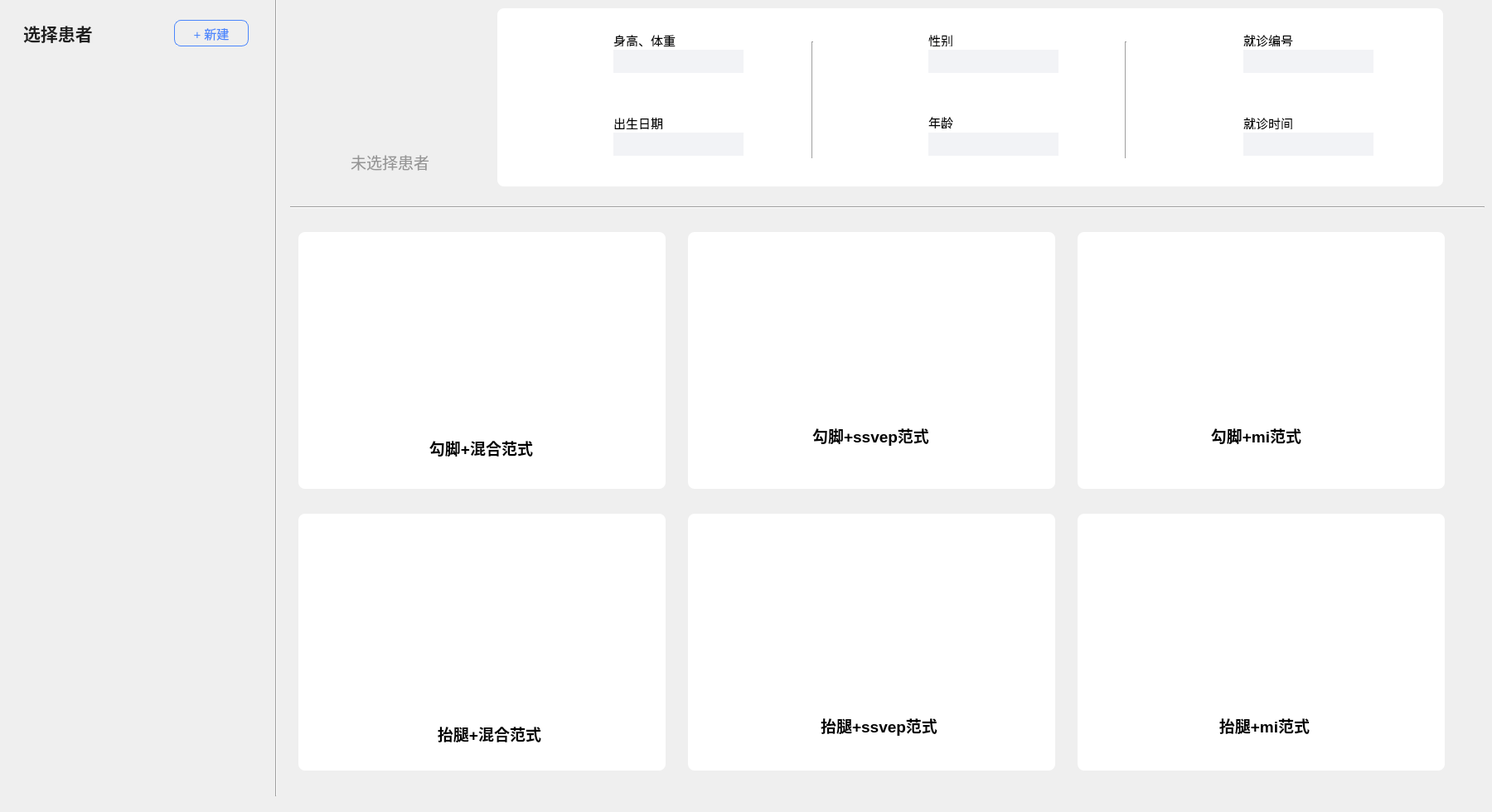
     <widget class="QWidget" name="tab_treat">
      <attribute name="title">
       <string>Tab 1</string>
      </attribute>
      <widget class="QPushButton" name="pushButton_tab1select">
       <property name="geometry">
        <rect>
         <x>20</x>
         <y>20</y>
         <width>161</width>
         <height>40</height>
        </rect>
       </property>
       <property name="font">
        <font>
         <pointsize>16</pointsize>
         <bold>true</bold>
        </font>
       </property>
       <property name="styleSheet">
        <string notr="true">QPushButton#pushButton_tab1select {
    background: transparent;
    border: none;
    color: #1F1F1F;
    text-align: left;
    padding-left: 8px;
}</string>
       </property>
       <property name="text">
        <string>选择患者</string>
       </property>
      </widget>
      <widget class="QPushButton" name="pushButton_tab1new">
       <property name="geometry">
        <rect>
         <x>210</x>
         <y>24</y>
         <width>90</width>
         <height>32</height>
        </rect>
       </property>
       <property name="font">
        <font>
         <pointsize>11</pointsize>
         <bold>false</bold>
        </font>
       </property>
       <property name="styleSheet">
        <string notr="true">QPushButton#pushButton_tab1new {
    background-color: transparent;
    border: 1px solid #4B86FC;
    border-radius: 8px;
    color: #4B86FC;
    padding: 4px 10px;
}
QPushButton#pushButton_tab1new:hover {
    background-color: rgba(75, 134, 252, 0.12);
    border: 1px solid #6B9BFD;
    color: #3A6FE0;
}
QPushButton#pushButton_tab1new:pressed {
    background-color: rgba(75, 134, 252, 0.24);
    border: 1px solid #3A6FE0;
    color: #2A5FD0;
    padding-top: 5px;
    padding-bottom: 3px;
}</string>
       </property>
       <property name="text">
        <string>+ 新建</string>
       </property>
      </widget>
      <widget class="QLabel" name="label_10">
       <property name="geometry">
        <rect>
         <x>360</x>
         <y>10</y>
         <width>215</width>
         <height>215</height>
        </rect>
       </property>
       <property name="minimumSize">
        <size>
         <width>215</width>
         <height>215</height>
        </size>
       </property>
       <property name="maximumSize">
        <size>
         <width>215</width>
         <height>215</height>
        </size>
       </property>
       <property name="styleSheet">
        <string notr="true">border-image: url(:/treat/pic/treat_patient.png);</string>
       </property>
       <property name="text">
        <string/>
       </property>
      </widget>
      <widget class="QLabel" name="label_patient">
       <property name="geometry">
        <rect>
         <x>420</x>
         <y>180</y>
         <width>101</width>
         <height>31</height>
        </rect>
       </property>
       <property name="font">
        <font>
         <pointsize>14</pointsize>
        </font>
       </property>
       <property name="styleSheet">
        <string notr="true">color: #959595;</string>
       </property>
       <property name="text">
        <string>未选择患者</string>
       </property>
       <property name="alignment">
        <set>Qt::AlignCenter</set>
       </property>
      </widget>
      <widget class="QLabel" name="label_8">
       <property name="geometry">
        <rect>
         <x>600</x>
         <y>10</y>
         <width>1141</width>
         <height>215</height>
        </rect>
       </property>
       <property name="minimumSize">
        <size>
         <width>1141</width>
         <height>215</height>
        </size>
       </property>
       <property name="maximumSize">
        <size>
         <width>1141</width>
         <height>215</height>
        </size>
       </property>
       <property name="styleSheet">
        <string notr="true">background-color: rgb(255, 255, 255);
border-radius: 8px</string>
       </property>
       <property name="text">
        <string/>
       </property>
      </widget>
      <widget class="QWidget" name="widget_patient_select" native="true">
       <property name="geometry">
        <rect>
         <x>10</x>
         <y>70</y>
         <width>301</width>
         <height>861</height>
        </rect>
       </property>
       <property name="styleSheet">
        <string notr="true">QWidget#widget_patient_select {
    background: transparent;
}</string>
       </property>
      </widget>
      <widget class="Line" name="line_3">
       <property name="geometry">
        <rect>
         <x>350</x>
         <y>240</y>
         <width>1441</width>
         <height>20</height>
        </rect>
       </property>
       <property name="orientation">
        <enum>Qt::Horizontal</enum>
       </property>
      </widget>
      <widget class="Line" name="line_4">
       <property name="geometry">
        <rect>
         <x>323</x>
         <y>-10</y>
         <width>20</width>
         <height>971</height>
        </rect>
       </property>
       <property name="orientation">
        <enum>Qt::Vertical</enum>
       </property>
      </widget>
      <widget class="QLabel" name="label_16">
       <property name="geometry">
        <rect>
         <x>670</x>
         <y>40</y>
         <width>48</width>
         <height>48</height>
        </rect>
       </property>
       <property name="minimumSize">
        <size>
         <width>48</width>
         <height>48</height>
        </size>
       </property>
       <property name="styleSheet">
        <string notr="true">border-image: url(:/patient/pic/patient_icon_high_weight.png);</string>
       </property>
       <property name="text">
        <string/>
       </property>
      </widget>
      <widget class="QLabel" name="label_32">
       <property name="geometry">
        <rect>
         <x>1050</x>
         <y>40</y>
         <width>48</width>
         <height>48</height>
        </rect>
       </property>
       <property name="minimumSize">
        <size>
         <width>48</width>
         <height>48</height>
        </size>
       </property>
       <property name="maximumSize">
        <size>
         <width>48</width>
         <height>48</height>
        </size>
       </property>
       <property name="styleSheet">
        <string notr="true">border-image: url(:/patient/pic/patient_icon_sex.png);</string>
       </property>
       <property name="text">
        <string/>
       </property>
      </widget>
      <widget class="QLabel" name="label_45">
       <property name="geometry">
        <rect>
         <x>670</x>
         <y>140</y>
         <width>48</width>
         <height>48</height>
        </rect>
       </property>
       <property name="minimumSize">
        <size>
         <width>48</width>
         <height>48</height>
        </size>
       </property>
       <property name="maximumSize">
        <size>
         <width>48</width>
         <height>48</height>
        </size>
       </property>
       <property name="styleSheet">
        <string notr="true">border-image: url(:/patient/pic/patient_icon_birthday.png);</string>
       </property>
       <property name="text">
        <string/>
       </property>
      </widget>
      <widget class="QLabel" name="label_46">
       <property name="geometry">
        <rect>
         <x>1050</x>
         <y>140</y>
         <width>48</width>
         <height>48</height>
        </rect>
       </property>
       <property name="minimumSize">
        <size>
         <width>48</width>
         <height>48</height>
        </size>
       </property>
       <property name="maximumSize">
        <size>
         <width>48</width>
         <height>48</height>
        </size>
       </property>
       <property name="styleSheet">
        <string notr="true">border-image: url(:/patient/pic/patient_icon_age.png);</string>
       </property>
       <property name="text">
        <string/>
       </property>
      </widget>
      <widget class="QLabel" name="label_52">
       <property name="geometry">
        <rect>
         <x>1430</x>
         <y>140</y>
         <width>48</width>
         <height>48</height>
        </rect>
       </property>
       <property name="minimumSize">
        <size>
         <width>48</width>
         <height>48</height>
        </size>
       </property>
       <property name="maximumSize">
        <size>
         <width>48</width>
         <height>48</height>
        </size>
       </property>
       <property name="styleSheet">
        <string notr="true">border-image: url(:/patient/pic/patient_icon_treat_time.png);</string>
       </property>
       <property name="text">
        <string/>
       </property>
      </widget>
      <widget class="QLabel" name="label_53">
       <property name="geometry">
        <rect>
         <x>1430</x>
         <y>40</y>
         <width>48</width>
         <height>48</height>
        </rect>
       </property>
       <property name="minimumSize">
        <size>
         <width>48</width>
         <height>48</height>
        </size>
       </property>
       <property name="maximumSize">
        <size>
         <width>48</width>
         <height>48</height>
        </size>
       </property>
       <property name="styleSheet">
        <string notr="true">
border-image: url(:/patient/pic/patient_icon_number.png);</string>
       </property>
       <property name="text">
        <string/>
       </property>
      </widget>
      <widget class="QLabel" name="label_54">
       <property name="geometry">
        <rect>
         <x>740</x>
         <y>40</y>
         <width>81</width>
         <height>16</height>
        </rect>
       </property>
       <property name="font">
        <font>
         <pointsize>11</pointsize>
        </font>
       </property>
       <property name="text">
        <string>身高、体重</string>
       </property>
      </widget>
      <widget class="QLabel" name="label_55">
       <property name="geometry">
        <rect>
         <x>1120</x>
         <y>40</y>
         <width>31</width>
         <height>16</height>
        </rect>
       </property>
       <property name="font">
        <font>
         <pointsize>11</pointsize>
        </font>
       </property>
       <property name="text">
        <string>性别</string>
       </property>
      </widget>
      <widget class="QLabel" name="label_56">
       <property name="geometry">
        <rect>
         <x>1500</x>
         <y>40</y>
         <width>61</width>
         <height>16</height>
        </rect>
       </property>
       <property name="font">
        <font>
         <pointsize>11</pointsize>
        </font>
       </property>
       <property name="text">
        <string>就诊编号</string>
       </property>
      </widget>
      <widget class="QLabel" name="label_57">
       <property name="geometry">
        <rect>
         <x>740</x>
         <y>140</y>
         <width>61</width>
         <height>16</height>
        </rect>
       </property>
       <property name="font">
        <font>
         <pointsize>11</pointsize>
        </font>
       </property>
       <property name="text">
        <string>出生日期</string>
       </property>
      </widget>
      <widget class="QLabel" name="label_58">
       <property name="geometry">
        <rect>
         <x>1120</x>
         <y>140</y>
         <width>53</width>
         <height>15</height>
        </rect>
       </property>
       <property name="font">
        <font>
         <pointsize>11</pointsize>
        </font>
       </property>
       <property name="text">
        <string>年龄</string>
       </property>
      </widget>
      <widget class="QLabel" name="label_59">
       <property name="geometry">
        <rect>
         <x>1500</x>
         <y>140</y>
         <width>61</width>
         <height>16</height>
        </rect>
       </property>
       <property name="font">
        <font>
         <pointsize>11</pointsize>
        </font>
       </property>
       <property name="text">
        <string>就诊时间</string>
       </property>
      </widget>
      <widget class="Line" name="line_5">
       <property name="geometry">
        <rect>
         <x>970</x>
         <y>50</y>
         <width>20</width>
         <height>141</height>
        </rect>
       </property>
       <property name="orientation">
        <enum>Qt::Vertical</enum>
       </property>
      </widget>
      <widget class="Line" name="line_6">
       <property name="geometry">
        <rect>
         <x>1350</x>
         <y>50</y>
         <width>16</width>
         <height>141</height>
        </rect>
       </property>
       <property name="orientation">
        <enum>Qt::Vertical</enum>
       </property>
      </widget>
      <widget class="QLabel" name="label_height_weight">
       <property name="geometry">
        <rect>
         <x>740</x>
         <y>60</y>
         <width>157</width>
         <height>28</height>
        </rect>
       </property>
       <property name="minimumSize">
        <size>
         <width>157</width>
         <height>28</height>
        </size>
       </property>
       <property name="maximumSize">
        <size>
         <width>157</width>
         <height>28</height>
        </size>
       </property>
       <property name="styleSheet">
        <string notr="true">background-color: #F2F3F6;</string>
       </property>
       <property name="text">
        <string/>
       </property>
      </widget>
      <widget class="QLabel" name="label_sex">
       <property name="geometry">
        <rect>
         <x>1120</x>
         <y>60</y>
         <width>157</width>
         <height>28</height>
        </rect>
       </property>
       <property name="minimumSize">
        <size>
         <width>157</width>
         <height>28</height>
        </size>
       </property>
       <property name="maximumSize">
        <size>
         <width>157</width>
         <height>28</height>
        </size>
       </property>
       <property name="styleSheet">
        <string notr="true">background-color: #F2F3F6;</string>
       </property>
       <property name="text">
        <string/>
       </property>
      </widget>
      <widget class="QLabel" name="label_patient_id">
       <property name="geometry">
        <rect>
         <x>1500</x>
         <y>60</y>
         <width>157</width>
         <height>28</height>
        </rect>
       </property>
       <property name="minimumSize">
        <size>
         <width>157</width>
         <height>28</height>
        </size>
       </property>
       <property name="maximumSize">
        <size>
         <width>157</width>
         <height>28</height>
        </size>
       </property>
       <property name="styleSheet">
        <string notr="true">background-color: #F2F3F6;</string>
       </property>
       <property name="text">
        <string/>
       </property>
      </widget>
      <widget class="QLabel" name="label_birthday">
       <property name="geometry">
        <rect>
         <x>740</x>
         <y>160</y>
         <width>157</width>
         <height>28</height>
        </rect>
       </property>
       <property name="minimumSize">
        <size>
         <width>157</width>
         <height>28</height>
        </size>
       </property>
       <property name="maximumSize">
        <size>
         <width>157</width>
         <height>28</height>
        </size>
       </property>
       <property name="styleSheet">
        <string notr="true">background-color: #F2F3F6;</string>
       </property>
       <property name="text">
        <string/>
       </property>
      </widget>
      <widget class="QLabel" name="label_age">
       <property name="geometry">
        <rect>
         <x>1120</x>
         <y>160</y>
         <width>157</width>
         <height>28</height>
        </rect>
       </property>
       <property name="minimumSize">
        <size>
         <width>157</width>
         <height>28</height>
        </size>
       </property>
       <property name="maximumSize">
        <size>
         <width>157</width>
         <height>28</height>
        </size>
       </property>
       <property name="styleSheet">
        <string notr="true">background-color: #F2F3F6;</string>
       </property>
       <property name="text">
        <string/>
       </property>
      </widget>
      <widget class="QLabel" name="label_visit_time">
       <property name="geometry">
        <rect>
         <x>1500</x>
         <y>160</y>
         <width>157</width>
         <height>28</height>
        </rect>
       </property>
       <property name="minimumSize">
        <size>
         <width>157</width>
         <height>28</height>
        </size>
       </property>
       <property name="maximumSize">
        <size>
         <width>157</width>
         <height>28</height>
        </size>
       </property>
       <property name="styleSheet">
        <string notr="true">background-color: #F2F3F6;</string>
       </property>
       <property name="text">
        <string/>
       </property>
      </widget>
      <widget class="QPushButton" name="pushButton_gou_ssvep">
       <property name="geometry">
        <rect>
         <x>830</x>
         <y>280</y>
         <width>443</width>
         <height>310</height>
        </rect>
       </property>
       <property name="minimumSize">
        <size>
         <width>443</width>
         <height>310</height>
        </size>
       </property>
       <property name="maximumSize">
        <size>
         <width>443</width>
         <height>310</height>
        </size>
       </property>
       <property name="font">
        <font>
         <pointsize>14</pointsize>
         <bold>true</bold>
        </font>
       </property>
       <property name="styleSheet">
        <string notr="true">QPushButton#pushButton_gou_ssvep { background-color: #ffffff; border-radius: 8px; border: none; }</string>
       </property>
       <property name="text">
        <string/>
       </property>
      </widget>
      <widget class="QPushButton" name="pushButton_gou_ssmvep">
       <property name="geometry">
        <rect>
         <x>360</x>
         <y>280</y>
         <width>443</width>
         <height>310</height>
        </rect>
       </property>
       <property name="minimumSize">
        <size>
         <width>443</width>
         <height>310</height>
        </size>
       </property>
       <property name="maximumSize">
        <size>
         <width>443</width>
         <height>310</height>
        </size>
       </property>
       <property name="font">
        <font>
         <pointsize>14</pointsize>
         <bold>true</bold>
        </font>
       </property>
       <property name="styleSheet">
        <string notr="true">QPushButton#pushButton_gou_ssmvep { background-color: #ffffff; border-radius: 8px; border: none; }</string>
       </property>
       <property name="text">
        <string/>
       </property>
      </widget>
      <widget class="QPushButton" name="pushButton_gou_mi">
       <property name="geometry">
        <rect>
         <x>1300</x>
         <y>280</y>
         <width>443</width>
         <height>310</height>
        </rect>
       </property>
       <property name="minimumSize">
        <size>
         <width>443</width>
         <height>310</height>
        </size>
       </property>
       <property name="maximumSize">
        <size>
         <width>443</width>
         <height>310</height>
        </size>
       </property>
       <property name="font">
        <font>
         <pointsize>14</pointsize>
         <bold>true</bold>
        </font>
       </property>
       <property name="styleSheet">
        <string notr="true">QPushButton#pushButton_gou_mi { background-color: #ffffff; border-radius: 8px; border: none; }</string>
       </property>
       <property name="text">
        <string/>
       </property>
      </widget>
      <widget class="QPushButton" name="pushButton_tai_ssvep">
       <property name="geometry">
        <rect>
         <x>830</x>
         <y>620</y>
         <width>443</width>
         <height>310</height>
        </rect>
       </property>
       <property name="minimumSize">
        <size>
         <width>443</width>
         <height>310</height>
        </size>
       </property>
       <property name="maximumSize">
        <size>
         <width>443</width>
         <height>310</height>
        </size>
       </property>
       <property name="font">
        <font>
         <pointsize>14</pointsize>
         <bold>true</bold>
        </font>
       </property>
       <property name="styleSheet">
        <string notr="true">QPushButton#pushButton_tai_ssvep { background-color: #ffffff; border-radius: 8px; border: none; }</string>
       </property>
       <property name="text">
        <string/>
       </property>
      </widget>
      <widget class="QPushButton" name="pushButton_tai_ssmvep">
       <property name="geometry">
        <rect>
         <x>360</x>
         <y>620</y>
         <width>443</width>
         <height>310</height>
        </rect>
       </property>
       <property name="minimumSize">
        <size>
         <width>443</width>
         <height>310</height>
        </size>
       </property>
       <property name="maximumSize">
        <size>
         <width>443</width>
         <height>310</height>
        </size>
       </property>
       <property name="font">
        <font>
         <pointsize>14</pointsize>
         <bold>true</bold>
        </font>
       </property>
       <property name="styleSheet">
        <string notr="true">QPushButton#pushButton_tai_ssmvep { background-color: #ffffff; border-radius: 8px; border: none; }</string>
       </property>
       <property name="text">
        <string/>
       </property>
      </widget>
      <widget class="QPushButton" name="pushButton_tai_mi">
       <property name="geometry">
        <rect>
         <x>1300</x>
         <y>620</y>
         <width>443</width>
         <height>310</height>
        </rect>
       </property>
       <property name="minimumSize">
        <size>
         <width>443</width>
         <height>310</height>
        </size>
       </property>
       <property name="maximumSize">
        <size>
         <width>443</width>
         <height>310</height>
        </size>
       </property>
       <property name="font">
        <font>
         <pointsize>14</pointsize>
         <bold>true</bold>
        </font>
       </property>
       <property name="styleSheet">
        <string notr="true">QPushButton#pushButton_tai_mi { background-color: #ffffff; border-radius: 8px; border: none; }</string>
       </property>
       <property name="text">
        <string/>
       </property>
      </widget>
      <widget class="QLabel" name="label_23">
       <property name="geometry">
        <rect>
         <x>970</x>
         <y>510</y>
         <width>161</width>
         <height>31</height>
        </rect>
       </property>
       <property name="font">
        <font>
         <pointsize>14</pointsize>
         <bold>true</bold>
        </font>
       </property>
       <property name="styleSheet">
        <string notr="true">color: rgb(0, 0, 0);</string>
       </property>
       <property name="text">
        <string>勾脚+ssvep范式</string>
       </property>
       <property name="alignment">
        <set>Qt::AlignCenter</set>
       </property>
      </widget>
      <widget class="QLabel" name="label_24">
       <property name="geometry">
        <rect>
         <x>510</x>
         <y>530</y>
         <width>141</width>
         <height>21</height>
        </rect>
       </property>
       <property name="font">
        <font>
         <pointsize>14</pointsize>
         <bold>true</bold>
        </font>
       </property>
       <property name="styleSheet">
        <string notr="true">color: rgb(0, 0, 0);</string>
       </property>
       <property name="text">
        <string>勾脚+混合范式</string>
       </property>
       <property name="alignment">
        <set>Qt::AlignCenter</set>
       </property>
      </widget>
      <widget class="QLabel" name="label_25">
       <property name="geometry">
        <rect>
         <x>1450</x>
         <y>510</y>
         <width>131</width>
         <height>31</height>
        </rect>
       </property>
       <property name="font">
        <font>
         <pointsize>14</pointsize>
         <bold>true</bold>
        </font>
       </property>
       <property name="styleSheet">
        <string notr="true">color: rgb(0, 0, 0);</string>
       </property>
       <property name="text">
        <string>勾脚+mi范式</string>
       </property>
       <property name="alignment">
        <set>Qt::AlignCenter</set>
       </property>
      </widget>
      <widget class="QLabel" name="label_27">
       <property name="geometry">
        <rect>
         <x>980</x>
         <y>860</y>
         <width>161</width>
         <height>31</height>
        </rect>
       </property>
       <property name="font">
        <font>
         <pointsize>14</pointsize>
         <bold>true</bold>
        </font>
       </property>
       <property name="styleSheet">
        <string notr="true">color: rgb(0, 0, 0);</string>
       </property>
       <property name="text">
        <string>抬腿+ssvep范式</string>
       </property>
       <property name="alignment">
        <set>Qt::AlignCenter</set>
       </property>
      </widget>
      <widget class="QLabel" name="label_28">
       <property name="geometry">
        <rect>
         <x>520</x>
         <y>870</y>
         <width>141</width>
         <height>31</height>
        </rect>
       </property>
       <property name="font">
        <font>
         <pointsize>14</pointsize>
         <bold>true</bold>
        </font>
       </property>
       <property name="styleSheet">
        <string notr="true">color: rgb(0, 0, 0);</string>
       </property>
       <property name="text">
        <string>抬腿+混合范式</string>
       </property>
       <property name="alignment">
        <set>Qt::AlignCenter</set>
       </property>
      </widget>
      <widget class="QLabel" name="label_29">
       <property name="geometry">
        <rect>
         <x>1460</x>
         <y>860</y>
         <width>131</width>
         <height>31</height>
        </rect>
       </property>
       <property name="font">
        <font>
         <pointsize>14</pointsize>
         <bold>true</bold>
        </font>
       </property>
       <property name="styleSheet">
        <string notr="true">color: rgb(0, 0, 0);</string>
       </property>
       <property name="text">
        <string>抬腿+mi范式</string>
       </property>
       <property name="alignment">
        <set>Qt::AlignCenter</set>
       </property>
      </widget>
      <widget class="QLabel" name="label_icon_ssvep_gou">
       <property name="geometry">
        <rect>
         <x>970</x>
         <y>340</y>
         <width>146</width>
         <height>135</height>
        </rect>
       </property>
       <property name="minimumSize">
        <size>
         <width>146</width>
         <height>135</height>
        </size>
       </property>
       <property name="maximumSize">
        <size>
         <width>146</width>
         <height>135</height>
        </size>
       </property>
       <property name="styleSheet">
        <string notr="true">border-image: url(:/main/pic/icon_ssvep.png);</string>
       </property>
       <property name="text">
        <string/>
       </property>
      </widget>
      <widget class="QLabel" name="label_icon_ssvep_tai">
       <property name="geometry">
        <rect>
         <x>980</x>
         <y>680</y>
         <width>146</width>
         <height>135</height>
        </rect>
       </property>
       <property name="minimumSize">
        <size>
         <width>146</width>
         <height>135</height>
        </size>
       </property>
       <property name="maximumSize">
        <size>
         <width>146</width>
         <height>135</height>
        </size>
       </property>
       <property name="styleSheet">
        <string notr="true">border-image: url(:/main/pic/icon_ssvep.png);</string>
       </property>
       <property name="text">
        <string/>
       </property>
      </widget>
      <widget class="QLabel" name="label_icon_ssmvep_gou">
       <property name="geometry">
        <rect>
         <x>510</x>
         <y>330</y>
         <width>138</width>
         <height>146</height>
        </rect>
       </property>
       <property name="minimumSize">
        <size>
         <width>138</width>
         <height>146</height>
        </size>
       </property>
       <property name="maximumSize">
        <size>
         <width>138</width>
         <height>146</height>
        </size>
       </property>
       <property name="styleSheet">
        <string notr="true">border-image: url(:/main/pic/icon_ssmvep.png);</string>
       </property>
       <property name="text">
        <string/>
       </property>
      </widget>
      <widget class="QLabel" name="label_icon_ssmvep_tai">
       <property name="geometry">
        <rect>
         <x>510</x>
         <y>680</y>
         <width>138</width>
         <height>146</height>
        </rect>
       </property>
       <property name="minimumSize">
        <size>
         <width>138</width>
         <height>146</height>
        </size>
       </property>
       <property name="maximumSize">
        <size>
         <width>138</width>
         <height>146</height>
        </size>
       </property>
       <property name="styleSheet">
        <string notr="true">border-image: url(:/main/pic/icon_ssmvep.png);</string>
       </property>
       <property name="text">
        <string/>
       </property>
      </widget>
      <widget class="QLabel" name="label_icon_mi_gou">
       <property name="geometry">
        <rect>
         <x>1440</x>
         <y>340</y>
         <width>156</width>
         <height>141</height>
        </rect>
       </property>
       <property name="minimumSize">
        <size>
         <width>156</width>
         <height>141</height>
        </size>
       </property>
       <property name="maximumSize">
        <size>
         <width>156</width>
         <height>141</height>
        </size>
       </property>
       <property name="styleSheet">
        <string notr="true">border-image: url(:/main/pic/icon_mi.png);</string>
       </property>
       <property name="text">
        <string/>
       </property>
      </widget>
      <widget class="QLabel" name="label_icon_mi_tai">
       <property name="geometry">
        <rect>
         <x>1440</x>
         <y>680</y>
         <width>156</width>
         <height>141</height>
        </rect>
       </property>
       <property name="minimumSize">
        <size>
         <width>156</width>
         <height>141</height>
        </size>
       </property>
       <property name="maximumSize">
        <size>
         <width>156</width>
         <height>141</height>
        </size>
       </property>
       <property name="styleSheet">
        <string notr="true">border-image: url(:/main/pic/icon_mi.png);</string>
       </property>
       <property name="text">
        <string/>
       </property>
      </widget>
     </widget>
